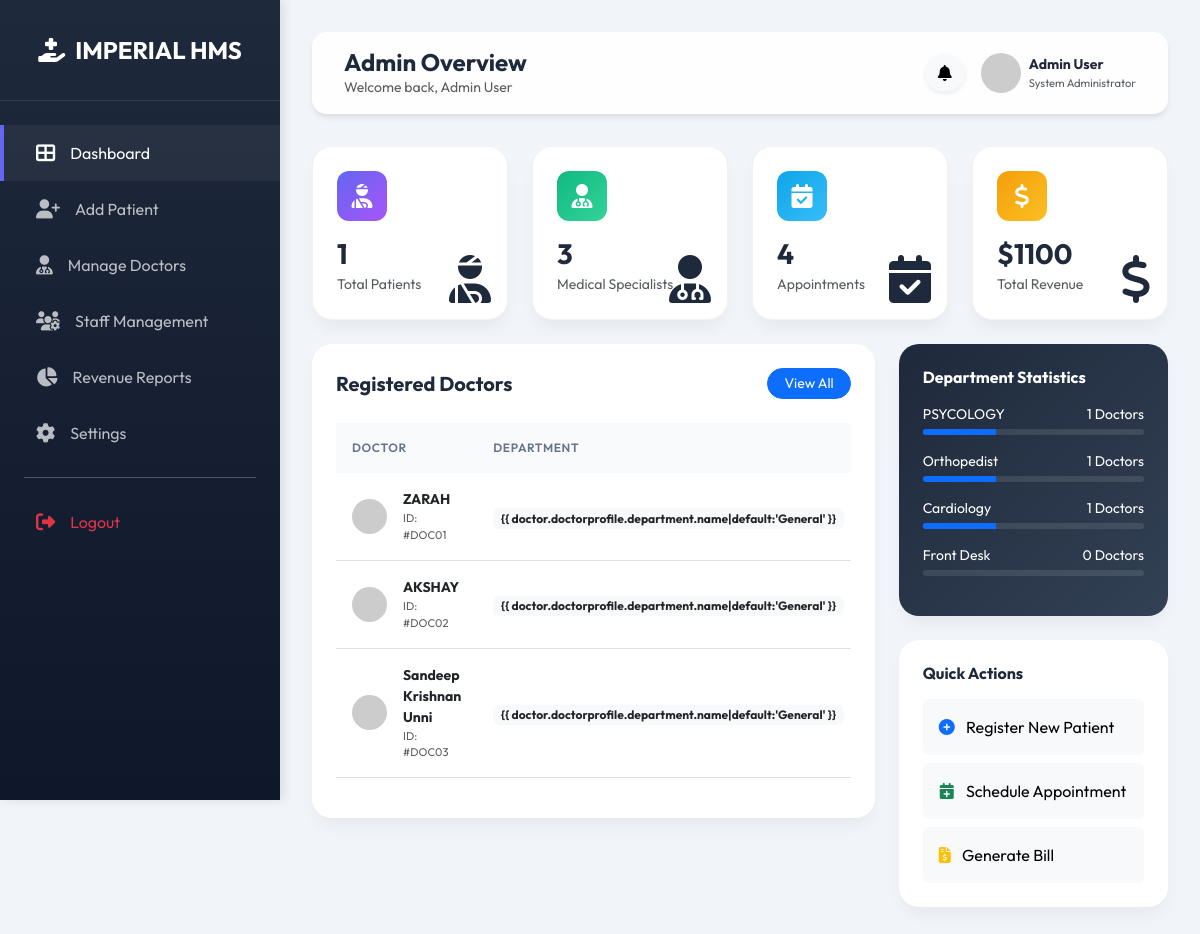
The app's page /hospital-admin/dashboard/ (signed in) with its own data.
### mainapp/models.py (models this page shows, shortened)
class User(AbstractUser):
    ROLE_CHOICES = [
        ('ADMIN', 'Administrator'),
        ('DOCTOR', 'Doctor'),
        ('STAFF', 'Staff'),
        ('PATIENT', 'Patient'),
    ]
    name = models.CharField(max_length=100)
    email = models.EmailField(unique=True)
    role = models.CharField(max_length=10, choices=ROLE_CHOICES, default='PATIENT')
    avatar = models.ImageField(upload_to='avatars/', blank=True, null=True)
    phone = models.CharField(max_length=15, blank=True)
    is_active_user = models.BooleanField(default=True)
    email_verified = models.BooleanField(default=False)
    first_login = models.BooleanField(default=True)

class Department(models.Model):
    name = models.CharField(max_length=100, unique=True)
    description = models.TextField(blank=True)
    head_doctor = models.ForeignKey(User, on_delete=models.SET_NULL, null=True, blank=True, limit_choices_to={'role': 'DOCTOR'})
    created_at = models.DateTimeField(auto_now_add=True)

### mainapp/views.py (the view)
# urls.py: path('hospital-admin/dashboard/', views.admin_dashboard, name='hospital_admin_dashboard'),
@role_required(['ADMIN'])
def admin_dashboard(request):
    from django.db.models import Sum
    total_patients = PatientProfile.objects.count()
    total_doctors = DoctorProfile.objects.count()
    total_staff = StaffProfile.objects.count()
    total_appointments = Appointment.objects.count()
    revenue = Appointment.objects.filter(status='COMPLETED').aggregate(
        total=Sum('doctor__doctorprofile__consultation_fee')
    )['total'] or 0
    context = {
        'total_patients': total_patients,
        'total_doctors': total_doctors,
        'total_staff': total_staff,
        'total_users': User.objects.count(),
        'total_appointments': total_appointments,
        'revenue': revenue,
        'doctors': User.objects.filter(role='DOCTOR'),
        'departments': Department.objects.all(),
    }
    return render(request, 'admin_dashboard.html', context)

### mainapp/context_processors.py (called while the page is built)
def notifications_context(request):
    if request.user.is_authenticated:
        unread_count = Notification.objects.filter(user=request.user, is_read=False).count()
        return {'unread_notifications_count': unread_count}
    return {'unread_notifications_count': 0}

### templates/admin_dashboard.html (shortened to what this page needs)
<!DOCTYPE html>
<html lang="en">
<head>
    <link href="https://cdn.jsdelivr.net/npm/bootstrap@5.3.0/dist/css/bootstrap.min.css" rel="stylesheet">
    <link rel="stylesheet" href="https://cdnjs.cloudflare.com/ajax/libs/font-awesome/6.4.0/css/all.min.css">
</head>
<body>
    <div class="sidebar">
        <div class="sidebar-header">
            <a href="#" class="sidebar-brand">
                <i class="fas fa-hand-holding-medical"></i>
                <span>IMPERIAL HMS</span>
            </a>
        </div>
        <div class="nav flex-column mt-4">
            <a href="#" class="nav-link active"><i class="fas fa-th-large"></i> Dashboard</a>
            <a href="{% url 'admin_add_patient' %}" class="nav-link"><i class="fas fa-user-plus"></i> Add Patient</a>
            <a href="#" class="nav-link"><i class="fas fa-user-md"></i> Manage Doctors</a>
            <a href="#" class="nav-link"><i class="fas fa-users-cog"></i> Staff Management</a>
            <a href="#" class="nav-link"><i class="fas fa-chart-pie"></i> Revenue Reports</a>
            <a href="#" class="nav-link"><i class="fas fa-cog"></i> Settings</a>
            <hr class="mx-4 opacity-10">
            <a href="{% url 'logout' %}" class="nav-link text-danger"><i class="fas fa-sign-out-alt"></i> Logout</a>
        </div>
    </div>
    <div class="main-content">
        <div class="header-bar">
            <div>
                <h4 class="mb-0 fw-bold">Admin Overview</h4>
                <p class="text-muted small mb-0">Welcome back, {{ user.name }}</p>
            </div>
            <div class="d-flex align-items-center gap-3">
                <button class="btn btn-light rounded-circle shadow-sm" type="button">
                    <i class="fas fa-bell"></i>
                </button>
                <div class="d-flex align-items-center gap-2">
                    <img src="https://ui-avatars.com/api/?name={{ user.name }}&background=6366f1&color=fff"
                        class="rounded-circle" width="40" height="40">
                    <div class="d-none d-md-block">
                        <p class="mb-0 small fw-bold">{{ user.name }}</p>
                        <p class="mb-0 extra-small text-muted" style="font-size: 0.7rem;">System Administrator</p>
                    </div>
                </div>
            </div>
        </div>
        <div class="row g-4 mb-4">
            <div class="col-xl-3 col-md-6">
                <div class="stat-card">
                    <div class="icon-box bg-gradient-primary">
                        <i class="fas fa-user-injured"></i>
                    </div>
                    <h3 class="fw-bold mb-1">{{ total_patients|default:0 }}</h3>
                    <p class="text-muted small mb-0">Total Patients</p>
                    <div class="position-absolute end-0 bottom-0 p-3 opacity-10">
                        <i class="fas fa-user-injured fa-3x"></i>
                    </div>
                </div>
            </div>
            <div class="col-xl-3 col-md-6">
                <div class="stat-card">
                    <div class="icon-box bg-gradient-success">
                        <i class="fas fa-user-md"></i>
                    </div>
                    <h3 class="fw-bold mb-1">{{ total_doctors|default:0 }}</h3>
                    <p class="text-muted small mb-0">Medical Specialists</p>
                    <div class="position-absolute end-0 bottom-0 p-3 opacity-10">
                        <i class="fas fa-user-md fa-3x"></i>
                    </div>
                </div>
            </div>
            <div class="col-xl-3 col-md-6">
                <div class="stat-card">
                    <div class="icon-box bg-gradient-info">
                        <i class="fas fa-calendar-check"></i>
                    </div>
                    <h3 class="fw-bold mb-1">{{ total_appointments|default:0 }}</h3>
                    <p class="text-muted small mb-0">Appointments</p>
                    <div class="position-absolute end-0 bottom-0 p-3 opacity-10">
                        <i class="fas fa-calendar-check fa-3x"></i>
                    </div>
                </div>
            </div>
            <div class="col-xl-3 col-md-6">
                <div class="stat-card">
                    <div class="icon-box bg-gradient-warning">
                        <i class="fas fa-dollar-sign"></i>
                    </div>
                    <h3 class="fw-bold mb-1">${{ revenue|default:0 }}</h3>
                    <p class="text-muted small mb-0">Total Revenue</p>
                    <div class="position-absolute end-0 bottom-0 p-3 opacity-10">
                        <i class="fas fa-dollar-sign fa-3x"></i>
                    </div>
                </div>
            </div>
        </div>
        <div class="row g-4">
            <div class="col-lg-8">
                <div class="table-card">
                    <div class="d-flex justify-content-between align-items-center mb-4">
                        <h5 class="fw-bold mb-0">Registered Doctors</h5>
                        <button class="btn btn-primary btn-sm rounded-pill px-3">View All</button>
                    </div>
                    <div class="table-responsive">
                        <table class="table align-middle">
                            <thead>
                                <tr>
                                    <th>Doctor</th>
                                    <th>Department</th>
                                </tr>
                            </thead>
                            <tbody>
                                {% for doctor in doctors %}
                                <tr>
                                    <td>
                                        <div class="d-flex align-items-center gap-3">
                                            <img src="https://ui-avatars.com/api/?name={{ doctor.name }}&background=random"
                                                class="rounded-circle" width="35">
                                            <div>
                                                <p class="mb-0 fw-bold small">{{ doctor.name }}</p>
                                                <p class="mb-0 text-muted extra-small" style="font-size: 0.7rem;">ID:
                                                    #DOC0{{ forloop.counter }}</p>
                                            </div>
                                        </div>
                                    </td>
                                    <td><span class="badge bg-light text-dark">{{
                                            doctor.doctorprofile.department.name|default:'General' }}</span></td>
                                </tr>
                                {% empty %}
                                <tr>
                                    <td colspan="5" class="text-center py-4 text-muted">No doctors registered yet.</td>
                                </tr>
                                {% endfor %}
                            </tbody>
                        </table>
                    </div>
                </div>
            </div>
            <div class="col-lg-4">
                <div class="table-card mb-4"
                    style="background: linear-gradient(135deg, #1e293b 0%, #334155 100%); color: white;">
                    <h6 class="fw-bold mb-3">Department Statistics</h6>
                    {% for dept in departments %}
                    <div class="mb-3">
                        <div class="d-flex justify-content-between small mb-1">
                            <span>{{ dept.name }}</span>
                            <span>{{ dept.doctorprofile_set.count }} Doctors</span>
                        </div>
                        <div class="progress" style="height: 6px; background: rgba(255,255,255,0.1);">
                            <div class="progress-bar bg-primary"
                                style="width: {% if total_doctors > 0 %}{% widthratio dept.doctorprofile_set.count total_doctors 100 %}{% else %}0{% endif %}%">
                            </div>
                        </div>
                    </div>
                    {% endfor %}
                </div>
                <div class="table-card">
                    <h6 class="fw-bold mb-3">Quick Actions</h6>
                    <div class="d-grid gap-2">
                        <a href="{% url 'admin_add_patient' %}"
                            class="btn btn-light text-start p-3 border-0 shadow-none">
                            <i class="fas fa-plus-circle text-primary me-2"></i> Register New Patient
                        </a>
                        <button class="btn btn-light text-start p-3 border-0 shadow-none">
                            <i class="fas fa-calendar-plus text-success me-2"></i> Schedule Appointment
                        </button>
                        <button class="btn btn-light text-start p-3 border-0 shadow-none">
                            <i class="fas fa-file-invoice-dollar text-warning me-2"></i> Generate Bill
                        </button>
                    </div>
                </div>
            </div>
        </div>
    </div>
</body>
</html>

### templates/admin_dashboard.html (style rules this page uses)
:root { --primary: #6366f1; --primary-dark: #4f46e5; --secondary: #64748b; --success: #10b981; --info: #0ea5e9; --warning: #f59e0b; --danger: #ef4444; --dark: #1e293b; --light: #f8fafc; --glass: rgba(255, 255, 255, 0.9); --sidebar-width: 280px; }
body { font-family: 'Outfit', sans-serif; background-color: #f1f5f9; color: var(--dark); overflow-x: hidden; }
.sidebar { width: var(--sidebar-width); height: 100vh; position: fixed; left: 0; top: 0; background: linear-gradient(180deg, #1e293b 0%, #0f172a 100%); color: white; z-index: 1000; transition: all 0.3s ease; box-shadow: 4px 0 10px rgba(0, 0, 0, 0.1); }
.sidebar-header { padding: 2rem; text-align: center; border-bottom: 1px solid rgba(255, 255, 255, 0.1); }
.sidebar-brand { font-size: 1.5rem; font-weight: 700; color: white; text-decoration: none; display: flex; align-items: center; justify-content: center; gap: 10px; }
.nav-link { color: rgba(255, 255, 255, 0.7); padding: 1rem 2rem; display: flex; align-items: center; gap: 15px; transition: all 0.2s ease; border-left: 4px solid transparent; }
.nav-link:hover, .nav-link.active { color: white; background: rgba(255, 255, 255, 0.05); border-left-color: var(--primary); }
.nav-link i { font-size: 1.2rem; }
.main-content { margin-left: var(--sidebar-width); padding: 2rem; min-height: 100vh; }
.header-bar { display: flex; justify-content: space-between; align-items: center; margin-bottom: 2rem; padding: 1rem 2rem; background: var(--glass); backdrop-filter: blur(10px); border-radius: 15px; box-shadow: 0 4px 6px -1px rgba(0, 0, 0, 0.1); }
.stat-card { background: white; border-radius: 20px; padding: 1.5rem; border: 1px solid rgba(0, 0, 0, 0.05); box-shadow: 0 10px 15px -3px rgba(0, 0, 0, 0.05); transition: transform 0.3s ease; position: relative; overflow: hidden; }
.stat-card .icon-box { width: 50px; height: 50px; border-radius: 12px; display: flex; align-items: center; justify-content: center; font-size: 1.5rem; margin-bottom: 1rem; }
.bg-gradient-primary { background: linear-gradient(135deg, #6366f1 0%, #a855f7 100%); color: white; }
.bg-gradient-success { background: linear-gradient(135deg, #10b981 0%, #34d399 100%); color: white; }
.bg-gradient-info { background: linear-gradient(135deg, #0ea5e9 0%, #38bdf8 100%); color: white; }
.bg-gradient-warning { background: linear-gradient(135deg, #f59e0b 0%, #fbbf24 100%); color: white; }
.table-card { background: white; border-radius: 20px; padding: 1.5rem; box-shadow: 0 10px 15px -3px rgba(0, 0, 0, 0.05); }
.table thead th { background: #f8fafc; border: none; color: var(--secondary); font-weight: 600; text-transform: uppercase; font-size: 0.75rem; letter-spacing: 0.05em; padding: 1rem; }
.table tbody td { padding: 1rem; vertical-align: middle; }

### records on screen
User: name "Admin User"
User: name "ZARAH"
User: name "AKSHAY"
User: name "Sandeep Krishnan Unni"
Department: name "PSYCOLOGY", doctorprofile_set.count "1"
Department: name "Orthopedist", doctorprofile_set.count "1"
Department: name "Cardiology", doctorprofile_set.count "1"
Department: name "Front Desk", doctorprofile_set.count "0"

### other values on screen
{{ total_patients|default:0 }} "1"
{{ total_doctors|default:0 }} "3"
{{ total_appointments|default:0 }} "4"
{{ revenue|default:0 }} "1100"
